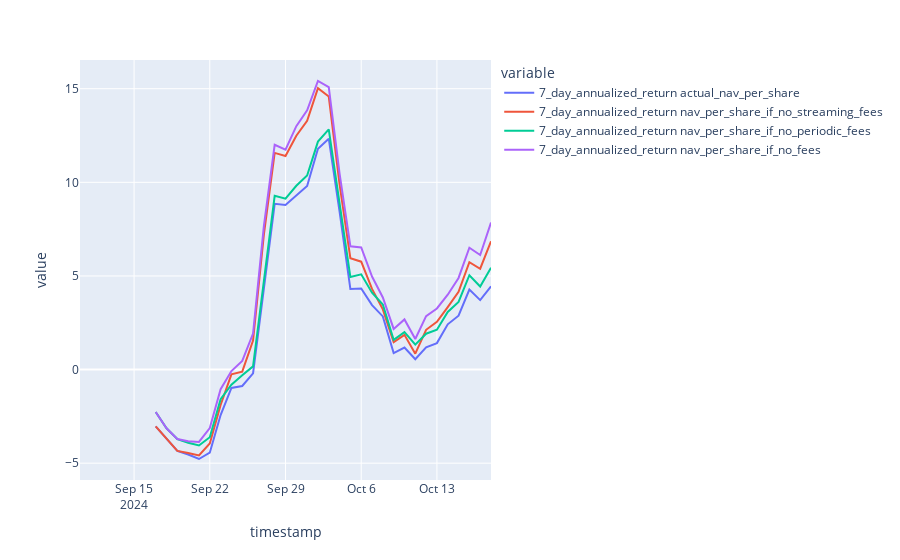

Here is the notebook cell this chart was saved with:
### Code cell
daily_df = df.resample("1D").last().ffill()

for col in [
    "actual_nav_per_share",
    "nav_per_share_if_no_streaming_fees",
    "nav_per_share_if_no_periodic_fees",
    "nav_per_share_if_no_fees",
]:
    value_7_days_ago = daily_df[col].shift(7)
    growth = daily_df[col] - value_7_days_ago
    daily_df[f"7_day_annualized_return {col}"] = growth * (365 / 7) * 100

px.line(
    daily_df[
        [
            "7_day_annualized_return actual_nav_per_share",
            "7_day_annualized_return nav_per_share_if_no_streaming_fees",
            "7_day_annualized_return nav_per_share_if_no_periodic_fees",
            "7_day_annualized_return nav_per_share_if_no_fees",
        ]
    ]
)

### Figure 1 — Plotly figure (JSON) as saved in the notebook; plotly's stock layout.template omitted (floating-point values rounded to 4 significant figures)
{"data": [{"hovertemplate": "variable=7_day_annualized_return actual_nav_per_share<br>timestamp=%{x}<br>value=%{y}<extra></extra>", "legendgroup": "7_day_annualized_return actual_nav_per_share", "line": {"color": "#636efa", "dash": "solid"}, "marker": {"symbol": "circle"}, "mode": "lines", "name": "7_day_annualized_return actual_nav_per_share", "orientation": "v", "showlegend": true, "type": "scatter", "x": ["2024-09-10T00:00:00", "2024-09-11T00:00:00", "2024-09-12T00:00:00", "2024-09-13T00:00:00", "2024-09-14T00:00:00", "2024-09-15T00:00:00", "2024-09-16T00:00:00", "2024-09-17T00:00:00", "2024-09-18T00:00:00", "2024-09-19T00:00:00", "2024-09-20T00:00:00", "2024-09-21T00:00:00", "2024-09-22T00:00:00", "2024-09-23T00:00:00", "2024-09-24T00:00:00", "2024-09-25T00:00:00", "2024-09-26T00:00:00", "2024-09-27T00:00:00", "2024-09-28T00:00:00", "2024-09-29T00:00:00", "2024-09-30T00:00:00", "2024-10-01T00:00:00", "2024-10-02T00:00:00", "2024-10-03T00:00:00", "2024-10-04T00:00:00", "2024-10-05T00:00:00", "2024-10-06T00:00:00", "2024-10-07T00:00:00", "2024-10-08T00:00:00", "2024-10-09T00:00:00", "2024-10-10T00:00:00", "2024-10-11T00:00:00", "2024-10-12T00:00:00", "2024-10-13T00:00:00", "2024-10-14T00:00:00", "2024-10-15T00:00:00", "2024-10-16T00:00:00", "2024-10-17T00:00:00", "2024-10-18T00:00:00"], "xaxis": "x", "y": [null, null, null, null, null, null, null, -3.034, -3.689, -4.347, -4.538, -4.777, -4.439, -2.429, -0.9831, -0.8779, -0.2075, 4.275, 8.849, 8.789, 9.309, 9.801, 11.79, 12.33, 8.44, 4.302, 4.326, 3.444, 2.839, 0.8819, 1.175, 0.5497, 1.184, 1.413, 2.418, 2.876, 4.271, 3.709, 4.444], "yaxis": "y"}, {"hovertemplate": "variable=7_day_annualized_return nav_per_share_if_no_streaming_fees<br>timestamp=%{x}<br>value=%{y}<extra></extra>", "legendgroup": "7_day_annualized_return nav_per_share_if_no_streaming_fees", "line": {"color": "#EF553B", "dash": "solid"}, "marker": {"symbol": "circle"}, "mode": "lines", "name": "7_day_annualized_return nav_per_share_if_no_streaming_fees", "orientation": "v", "showlegend": true, "type": "scatter", "x": ["2024-09-10T00:00:00", "2024-09-11T00:00:00", "2024-09-12T00:00:00", "2024-09-13T00:00:00", "2024-09-14T00:00:00", "2024-09-15T00:00:00", "2024-09-16T00:00:00", "2024-09-17T00:00:00", "2024-09-18T00:00:00", "2024-09-19T00:00:00", "2024-09-20T00:00:00", "2024-09-21T00:00:00", "2024-09-22T00:00:00", "2024-09-23T00:00:00", "2024-09-24T00:00:00", "2024-09-25T00:00:00", "2024-09-26T00:00:00", "2024-09-27T00:00:00", "2024-09-28T00:00:00", "2024-09-29T00:00:00", "2024-09-30T00:00:00", "2024-10-01T00:00:00", "2024-10-02T00:00:00", "2024-10-03T00:00:00", "2024-10-04T00:00:00", "2024-10-05T00:00:00", "2024-10-06T00:00:00", "2024-10-07T00:00:00", "2024-10-08T00:00:00", "2024-10-09T00:00:00", "2024-10-10T00:00:00", "2024-10-11T00:00:00", "2024-10-12T00:00:00", "2024-10-13T00:00:00", "2024-10-14T00:00:00", "2024-10-15T00:00:00", "2024-10-16T00:00:00", "2024-10-17T00:00:00", "2024-10-18T00:00:00"], "xaxis": "x", "y": [null, null, null, null, null, null, null, -3.034, -3.689, -4.347, -4.454, -4.588, -3.945, -1.895, -0.2577, -0.111, 1.546, 7.21, 11.57, 11.41, 12.49, 13.29, 15.03, 14.58, 9.894, 5.941, 5.763, 4.307, 3.215, 1.463, 1.855, 0.8499, 2.125, 2.547, 3.337, 4.157, 5.736, 5.385, 6.85], "yaxis": "y"}, {"hovertemplate": "variable=7_day_annualized_return nav_per_share_if_no_periodic_fees<br>timestamp=%{x}<br>value=%{y}<extra></extra>", "legendgroup": "7_day_annualized_return nav_per_share_if_no_periodic_fees", "line": {"color": "#00cc96", "dash": "solid"}, "marker": {"symbol": "circle"}, "mode": "lines", "name": "7_day_annualized_return nav_per_share_if_no_periodic_fees", "orientation": "v", "showlegend": true, "type": "scatter", "x": ["2024-09-10T00:00:00", "2024-09-11T00:00:00", "2024-09-12T00:00:00", "2024-09-13T00:00:00", "2024-09-14T00:00:00", "2024-09-15T00:00:00", "2024-09-16T00:00:00", "2024-09-17T00:00:00", "2024-09-18T00:00:00", "2024-09-19T00:00:00", "2024-09-20T00:00:00", "2024-09-21T00:00:00", "2024-09-22T00:00:00", "2024-09-23T00:00:00", "2024-09-24T00:00:00", "2024-09-25T00:00:00", "2024-09-26T00:00:00", "2024-09-27T00:00:00", "2024-09-28T00:00:00", "2024-09-29T00:00:00", "2024-09-30T00:00:00", "2024-10-01T00:00:00", "2024-10-02T00:00:00", "2024-10-03T00:00:00", "2024-10-04T00:00:00", "2024-10-05T00:00:00", "2024-10-06T00:00:00", "2024-10-07T00:00:00", "2024-10-08T00:00:00", "2024-10-09T00:00:00", "2024-10-10T00:00:00", "2024-10-11T00:00:00", "2024-10-12T00:00:00", "2024-10-13T00:00:00", "2024-10-14T00:00:00", "2024-10-15T00:00:00", "2024-10-16T00:00:00", "2024-10-17T00:00:00", "2024-10-18T00:00:00"], "xaxis": "x", "y": [null, null, null, null, null, null, null, -2.27, -3.136, -3.713, -3.908, -4.053, -3.616, -1.582, -0.8075, -0.3081, 0.1696, 4.725, 9.283, 9.127, 9.814, 10.36, 12.17, 12.83, 9.01, 4.94, 5.086, 4.104, 3.474, 1.588, 1.996, 1.331, 1.914, 2.126, 3.079, 3.61, 5.037, 4.437, 5.437], "yaxis": "y"}, {"hovertemplate": "variable=7_day_annualized_return nav_per_share_if_no_fees<br>timestamp=%{x}<br>value=%{y}<extra></extra>", "legendgroup": "7_day_annualized_return nav_per_share_if_no_fees", "line": {"color": "#ab63fa", "dash": "solid"}, "marker": {"symbol": "circle"}, "mode": "lines", "name": "7_day_annualized_return nav_per_share_if_no_fees", "orientation": "v", "showlegend": true, "type": "scatter", "x": ["2024-09-10T00:00:00", "2024-09-11T00:00:00", "2024-09-12T00:00:00", "2024-09-13T00:00:00", "2024-09-14T00:00:00", "2024-09-15T00:00:00", "2024-09-16T00:00:00", "2024-09-17T00:00:00", "2024-09-18T00:00:00", "2024-09-19T00:00:00", "2024-09-20T00:00:00", "2024-09-21T00:00:00", "2024-09-22T00:00:00", "2024-09-23T00:00:00", "2024-09-24T00:00:00", "2024-09-25T00:00:00", "2024-09-26T00:00:00", "2024-09-27T00:00:00", "2024-09-28T00:00:00", "2024-09-29T00:00:00", "2024-09-30T00:00:00", "2024-10-01T00:00:00", "2024-10-02T00:00:00", "2024-10-03T00:00:00", "2024-10-04T00:00:00", "2024-10-05T00:00:00", "2024-10-06T00:00:00", "2024-10-07T00:00:00", "2024-10-08T00:00:00", "2024-10-09T00:00:00", "2024-10-10T00:00:00", "2024-10-11T00:00:00", "2024-10-12T00:00:00", "2024-10-13T00:00:00", "2024-10-14T00:00:00", "2024-10-15T00:00:00", "2024-10-16T00:00:00", "2024-10-17T00:00:00", "2024-10-18T00:00:00"], "xaxis": "x", "y": [null, null, null, null, null, null, null, -2.27, -3.136, -3.713, -3.824, -3.864, -3.122, -1.048, -0.08189, 0.4591, 1.924, 7.661, 12.01, 11.75, 13.0, 13.85, 15.41, 15.08, 10.47, 6.581, 6.524, 4.969, 3.851, 2.17, 2.677, 1.633, 2.857, 3.263, 4.0, 4.893, 6.505, 6.117, 7.849], "yaxis": "y"}], "layout": {"legend": {"title": {"text": "variable"}, "tracegroupgap": 0}, "margin": {"t": 60}, "xaxis": {"anchor": "y", "domain": [0, 1], "title": {"text": "timestamp"}}, "yaxis": {"anchor": "x", "domain": [0, 1], "title": {"text": "value"}}}}
